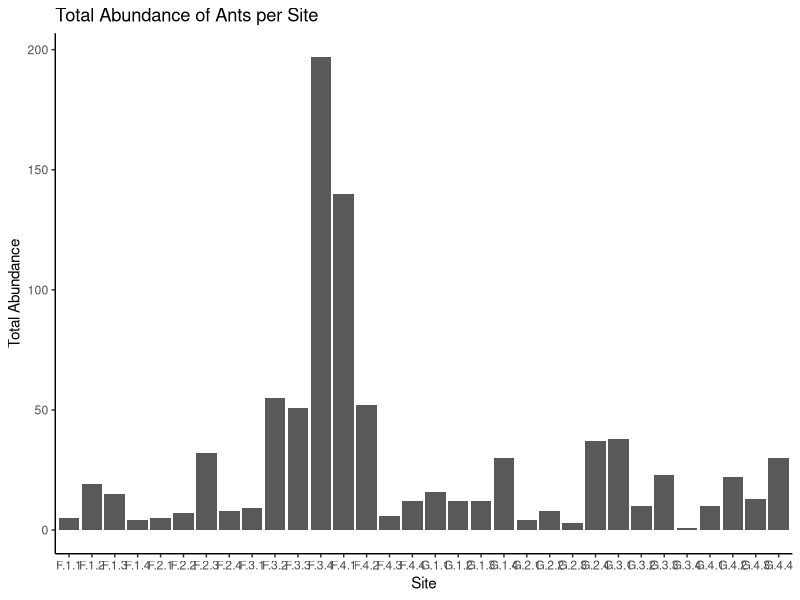
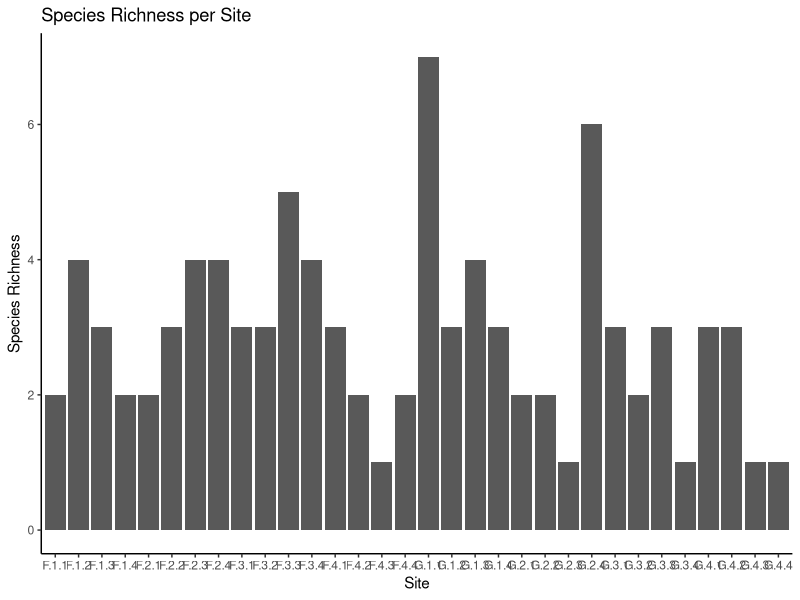

Source code (R) for these figures, in order:
# Title: Data Analyses
# Author: Arwenn Evenstar Kummer
# Date created: 19/02/2025  

# -=-=-=-=-=-=-=-=-=-=-=-=-=-=-=-=-=-=-=-=-=-=-=-=-=-=-=-=-=-=-=-=-=-=-=-=-=-=-=-=-=-=-=-=-=-=-=-=-=-=-=-=-=-=-=-=-=
# For a more user-friendly experience, read the quarto document uploaded to GitHub repository (title of quarto file)
# -=-=-=-=-=-=-=-=-=-=-=-=-=-=-=-=-=-=-=-=-=-=-=-=-=-=-=-=-=-=-=-=-=-=-=-=-=-=-=-=-=-=-=-=-=-=-=-=-=-=-=-=-=-=-=-=-=

# Preamble:
# The data set we will analyse involves analyzing the species and counts of trapped ants, across two different sites - Fynbos and Eucalyptus/Gum trees. The data set contains species counts, species names and quantitative soil surface data, collected using a quadrat placed over the area where each pitfall trap was placed. 


# Pre-analysis work ----

## install packages ----
install.packages("tidyverse")
install.packages("readxl")

# load packages into R
library(tidyverse)
library(readxl)

# Data wrangling, cleaning and checking ----

# We have data on quadrat vegetation, species counts and species names. We will read in each data sheet, clean it and reorganize it for analysis.
quad.dat <- read.csv("quadrat_data_clean.csv")
view(quad.dat)

pitfall.dat <- read.csv("pitfall_data_clean.csv")
view(pitfall.dat)


# exploring the data structure - confirming that variables are the correct type (i.e. chr for site and pitfall tags, and int for the counts)
str(quad.dat)
str(pitfall.dat)

# the column names for the quadrat data are confusing. let's simplify them, but keep the fact that these values are a percentage of total coverag explicit (through .pcover) 
colnames(quad.dat) <- c("site", "live.veg.pcover", "leaf.litter.pcover", "bare.ground.pcover", "rocks.stones.pcover")

## check for missing values ----
sum(is.na(quad.dat))
sum(is.na(pitfall.dat))

## check for duplicates ----
sum(duplicated(quad.dat))
sum(duplicated(pitfall.dat))

# Suggested analyses - Branch Point 1: ----
# We want to see what the relationship is between site (i.e. fynbos and eucalyptus gums), total abundance, and species richness.
# We will use the ggplot2 package to create a bar plot of the total abundance of ants per site, and a scatter plot of species richness per site. 

### total abundances per site----

# we want to generate the total abundance of ants per site; i.e. sum the observed species counts per row. Thus we need to sum across the columns of the data set. We will do this using the mutate function from the dplyr package. 

pitfall_total_abundance <- pitfall.dat %>%
  group_by(pitfall) %>%
  mutate(total_abundance = rowSums(across(everything())))

### total species richness per site ----

# Now we want to generate the total species richness per site. For this we need to count how many columns have a value greater than 0 (i.e. the species was detected), and have each occurrence of >0 logged as a count. Then we sum those counts for each row, to obtain the number of species found per site.

pitfall_species_richness <- pitfall.dat %>%
  group_by(pitfall) %>%
  mutate(species_richness = rowSums(across(everything()) > 0))

# now we want to combine both the species richness and total abundance columns onto the original data set of pitfall trap data. We will do this using the left_join function from tidyverse.
pitfall.dat <- pitfall.dat %>%
  left_join(pitfall_total_abundance) %>%
  left_join(pitfall_species_richness)


# Data Visualisation: ----
# Now we are all set to create the plots. We will use the ggplot2 package from tidyverse as well for this.


# Box plot of total abundance per site ----
ggplot(pitfall.dat, aes(x = pitfall, y = total_abundance)) +
  geom_bar(stat = "identity") +
  labs(title = "Total Abundance of Ants per Site",
       x = "Site",
       y = "Total Abundance") +
  theme_classic()
# change the code above to make the bar colours the same


# box plot of species richness per site ---
ggplot(pitfall.dat, aes(x = pitfall, y = species_richness)) +
  geom_bar(stat = "identity") +
  labs(title = "Species Richness per Site",
       x = "Site",
       y = "Species Richness") +
  theme_classic()


